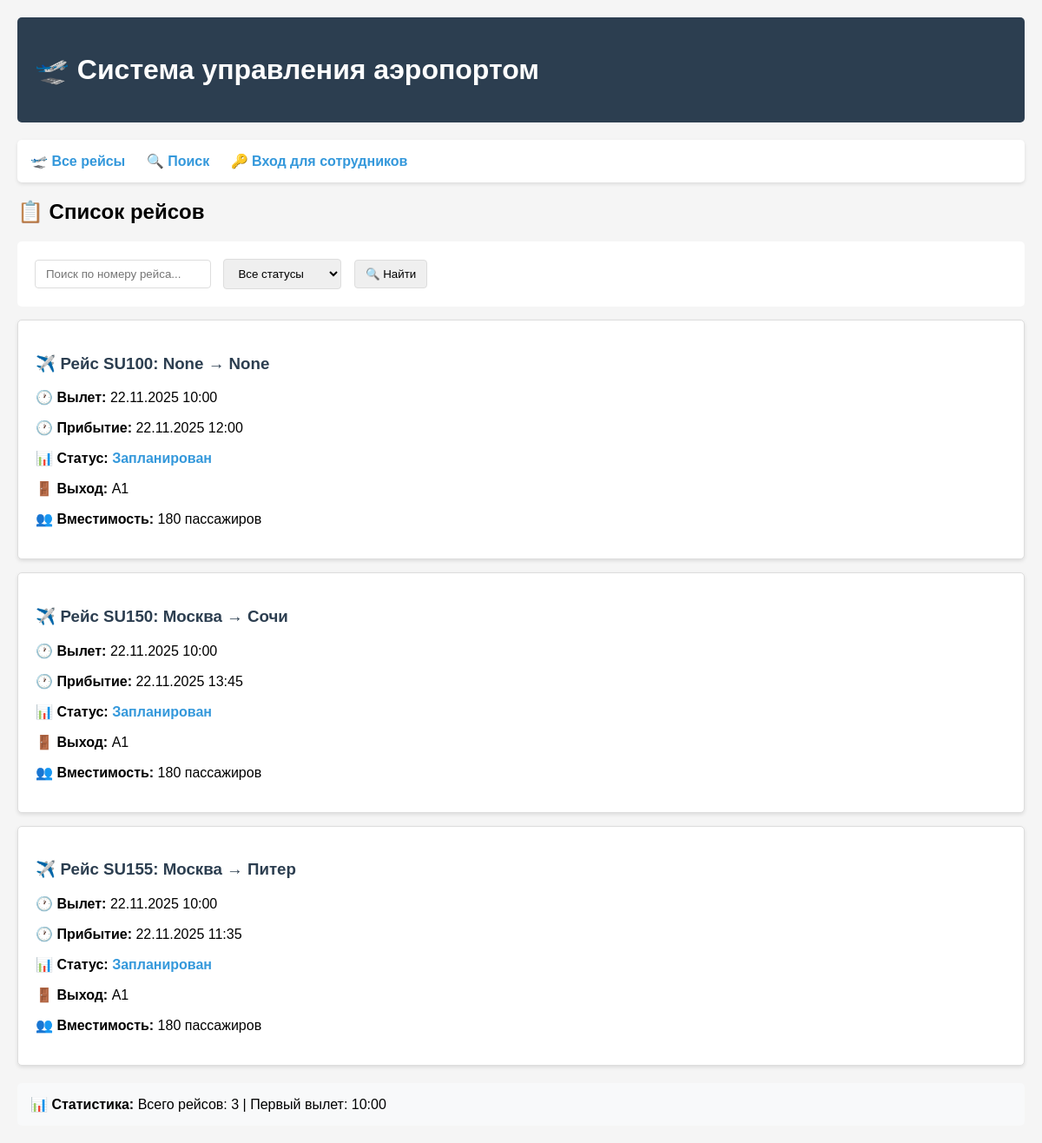
The page / on the database its author committed.
### flights/models.py (models this page shows, shortened)
class Flight(models.Model):
    STATUS_CHOICES = [
        ('scheduled', 'Запланирован'),
        ('boarding', 'Посадка'),
        ('departed', 'Вылетел'),
        ('landed', 'Приземлился'),
        ('cancelled', 'Отменен'),
    ]
    number = models.CharField(max_length=10, unique=True, verbose_name="Номер рейса")
    departure_city = models.CharField(max_length=100, verbose_name="Город вылета", blank=True, null=True)
    destination_city = models.CharField(max_length=100, verbose_name="Город назначения", blank=True, null=True)
    departure_time = models.DateTimeField(verbose_name="Время вылета")
    arrival_time = models.DateTimeField(verbose_name="Время прибытия")
    gate = models.CharField(max_length=10, verbose_name="Выход", default="A1")
    status = models.CharField(max_length=20, choices=STATUS_CHOICES, default='scheduled', verbose_name="Статус")
    capacity = models.IntegerField(default=180, verbose_name="Вместимость")
    class Meta:
        verbose_name = "Рейс"
        verbose_name_plural = "Рейсы"
        ordering = ['departure_time']  # Сортировка по времени вылета

### flights/views.py (the view)
# urls.py: path('', views.flight_list, name='flight_list'),
def flight_list(request):
    flights = Flight.objects.all().order_by('departure_time')
    search_query = request.GET.get('search', '')
    if search_query:
        flights = flights.filter(number__icontains=search_query)
    status_filter = request.GET.get('status', '')
    if status_filter:
        flights = flights.filter(status=status_filter)
    context = {
        'flights': flights,
        'search_query': search_query,
        'status_filter': status_filter,
    }
    return render(request, 'flights/flight_list.html', context)

### flights/templates/flights/flight_list.html (shortened to what this page needs)
{% extends 'flights/base.html' %}
{% block content %}
<h2>📋 Список рейсов</h2>
<form method="get" style="background: white; padding: 15px; border-radius: 5px;">
    <input type="text" name="search" placeholder="Поиск по номеру рейса..." value="{{ search_query }}">
    <select name="status">
        <option value="">Все статусы</option>
    </select>
    <button type="submit">🔍 Найти</button>
</form>
{% if flights %}
    {% for flight in flights %}
    <div class="flight-item">
        <h3>
            <a href="{% url 'flights:flight_detail' flight.id %}" style="text-decoration: none; color: #2c3e50;">
                ✈️ Рейс {{ flight.number }}: {{ flight.departure_city }} → {{ flight.destination_city }}
            </a>
        </h3>
        <p><strong>🕐 Вылет:</strong> {{ flight.departure_time|date:"d.m.Y H:i" }}</p>
        <p><strong>🕐 Прибытие:</strong> {{ flight.arrival_time|date:"d.m.Y H:i" }}</p>
        <p><strong>📊 Статус:</strong>
            <span class="status-{{ flight.status }}">
                {{ flight.get_status_display }}
            </span>
        </p>
        <p><strong>🚪 Выход:</strong> {{ flight.gate }}</p>
        <p><strong>👥 Вместимость:</strong> {{ flight.capacity }} пассажиров</p>
    </div>
    {% endfor %}
{% endif %}
{% if flights %}
<div style="background: #f8f9fa; padding: 15px; border-radius: 5px; margin-top: 20px;">
    <strong>📊 Статистика:</strong>
    Всего рейсов: {{ flights|length }}
    {% if flights|length > 0 %}
        | Первый вылет: {{ flights.0.departure_time|date:"H:i" }}
    {% endif %}
</div>
{% endif %}
{% endblock %}

### flights/templates/flights/base.html (shortened to what this page needs)
<!DOCTYPE html>
<html lang="ru">
<head>
</head>
<body>
    <div class="header">
        <h1>🛫 Система управления аэропортом</h1>
    </div>
    <div class="nav">
        {% if user.is_authenticated and user.checkinagent %}
            <a href="{% url 'flights:agent_dashboard' %}">👨‍💼 Панель агента</a>
            <a href="{% url 'flights:passenger_lookup' %}">🔍 Поиск пассажира</a>
            <a href="{% url 'flights:flight_list' %}">🛫 Все рейсы</a>
            <a href="/admin/">⚙️ Админка</a>
            <form method="post" action="{% url 'logout' %}">
                {% csrf_token %}
                <button type="submit">🚪 Выход ({{ user.username }})</button>
            </form>
        {% else %}
            <a href="{% url 'flights:flight_list' %}">🛫 Все рейсы</a>
            <a href="{% url 'flights:search_flights' %}">🔍 Поиск</a>
            <a href="{% url 'login' %}">🔑 Вход для сотрудников</a>
        {% endif %}
    </div>
    <div class="content">
        {% block content %}
        {% endblock %}
    </div>
</body>
</html>

### flights/templates/flights/base.html (style rules this page uses)
body { font-family: Arial, sans-serif; margin: 0; padding: 20px; background-color: #f5f5f5; }
.header { background: #2c3e50; color: white; padding: 20px; margin-bottom: 20px; border-radius: 5px; }
.nav { margin: 20px 0; padding: 15px; background: white; border-radius: 5px; box-shadow: 0 2px 4px rgba(0,0,0,0.1); }
.nav a { margin-right: 20px; text-decoration: none; color: #3498db; font-weight: bold; }
.flight-item { border: 1px solid #ddd; padding: 20px; margin: 15px 0; border-radius: 5px; background: white; box-shadow: 0 2px 4px rgba(0,0,0,0.1); }
.status-scheduled { color: #3498db; font-weight: bold; }
form { margin: 15px 0; }
input, select, button { padding: 8px 12px; margin: 5px; border: 1px solid #ddd; border-radius: 4px; }

### flights/templates/flights/flight_list.html (style rules this page uses)
.flight-item { border: 1px solid #ddd; padding: 20px; margin: 15px 0; border-radius: 5px; background: white; box-shadow: 0 2px 4px rgba(0,0,0,0.1); }
.status-scheduled { color: #3498db; }

### rows shown on the page
Flight: number "SU100", departure_city "None", destination_city "None", departure_time "22.11.2025 10:00", arrival_time "22.11.2025 12:00", status "Запланирован", gate "A1", capacity "180", departure_time "10:00"
Flight: number "SU150", departure_city "Москва", destination_city "Сочи", departure_time "22.11.2025 10:00", arrival_time "22.11.2025 13:45", status "Запланирован", gate "A1", capacity "180"
Flight: number "SU155", departure_city "Москва", destination_city "Питер", departure_time "22.11.2025 10:00", arrival_time "22.11.2025 11:35", status "Запланирован", gate "A1", capacity "180"

### other values the page prints
{{ flights|length }} "3"
